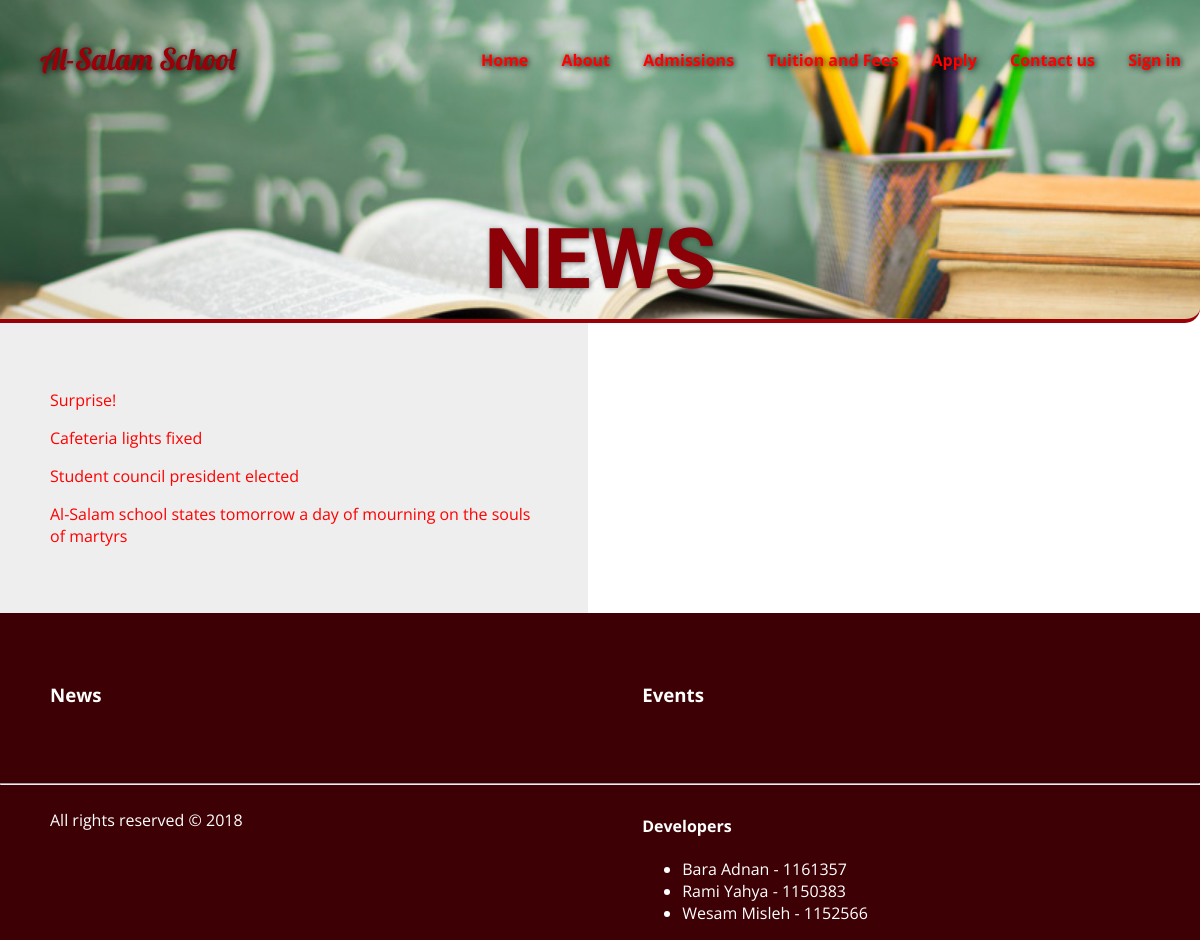
Page /news.php on the committed database.
### tables this page shows
CREATE TABLE IF NOT EXISTS `news` (
  `newsID` int(11) NOT NULL,
  `short_story` varchar(1000) NOT NULL,
  `full_story` varchar(10000) NOT NULL
);

### src/php/DatabaseAPI.php (called while the page is built, shortened)
<?php
class Database
{
    private static $conn = null;
    public function __construct()
    {
        $dbName = '' ;
        $dbHost = 'studentswebprojects.ritaj.ps';
        $dbUsername = '';
        $dbUserPassword = '';
        try {
            self::$conn = new PDO('mysql:host='.$dbHost.';dbname='.$dbName, $dbUsername, $dbUserPassword);
            self::$conn->setAttribute(PDO::ATTR_ERRMODE, PDO::ERRMODE_EXCEPTION);
        }
        catch(PDOException $e)
        {
            echo "Connection failed: " . $e->getMessage();
        }
    }
    public function select($arr, $table, $cond, $group, $having, $order, $limit)
    {
        $stmt = "select ";
        $stmt .= implode(", ", $arr);
        if ($cond != null)
        {
            $stmt .= " from " . $table . " where " . $cond;
        }
        else
        {
            $stmt .= " from " . $table;
        }
        if($order != null)
        {
            $stmt .= " order by " . $order;
        }
        $sql = self::$conn->prepare($stmt);
        $sql->execute();
        return $sql->fetchAll(PDO::FETCH_ASSOC);
    }
}
?>

### src/news.php (the view)
<?php
  require_once('php/header.php');
?>
    <main class="bg">
      <section class="full-width styledMain">
        <h1>News</h1>
      </section>
    </main>
    <main class="maincontent half" id="maCont">
   <?php
      require_once 'php/DatabaseAPI.php';
      $db = new Database();
      $data = $db->select(array("short_story", "full_story"), "news", null, null, null, "newsID desc", null);
      foreach($data as $news)
      {
        echo '<p><a value="' . $news['full_story'] . '">' . $news['short_story'] . '</a></p>';
      }
    ?>
    </main>
    <div class="half" id="expand"></div>
<?php
  require_once('php/footer.php');
?>

### src/css/main.css (style rules this page uses)
body { margin: 0; font-family: 'Open Sans', sans-serif; }
a { color: white; text-decoration: none; }
.bg { padding-top: 200px; background: url('../images/header.jpg'); background-size: cover; background-position: center; height: auto; border-style: solid; border-color: #990008; border-width: 0px 0px 4px 0px; border-radius: 0px 0px 15px 0px; }
main { width: 100%; }
main > section { box-sizing: border-box; padding: 10px }
.full-width { width: 100%; }
.styledMain h1 { font-family: 'Signika', cursive; font-size: 7vw; margin: 0; text-align: center; color: #8c0007; text-shadow: 1px 1px 5px rgba(0,0,0,0.5); text-transform: uppercase; }
::placeholder { color: #990008; opacity: 1; }
.maincontent { padding: 20px 20px; background: #eee; box-sizing: border-box; }
.half { padding: 50px; vertical-align: top; width: 49%; display: inline-block; box-sizing: border-box; }
#expand { color: #3d0004; font-weight: bold; }
main > p > a { color: red; }

### rows in the picture
news: short_story "Surprise!"
news: short_story "Cafeteria lights fixed"
news: short_story "Student council president elected"
news: short_story "Al-Salam school states tomorrow a day of mourning on the souls of martyrs"
